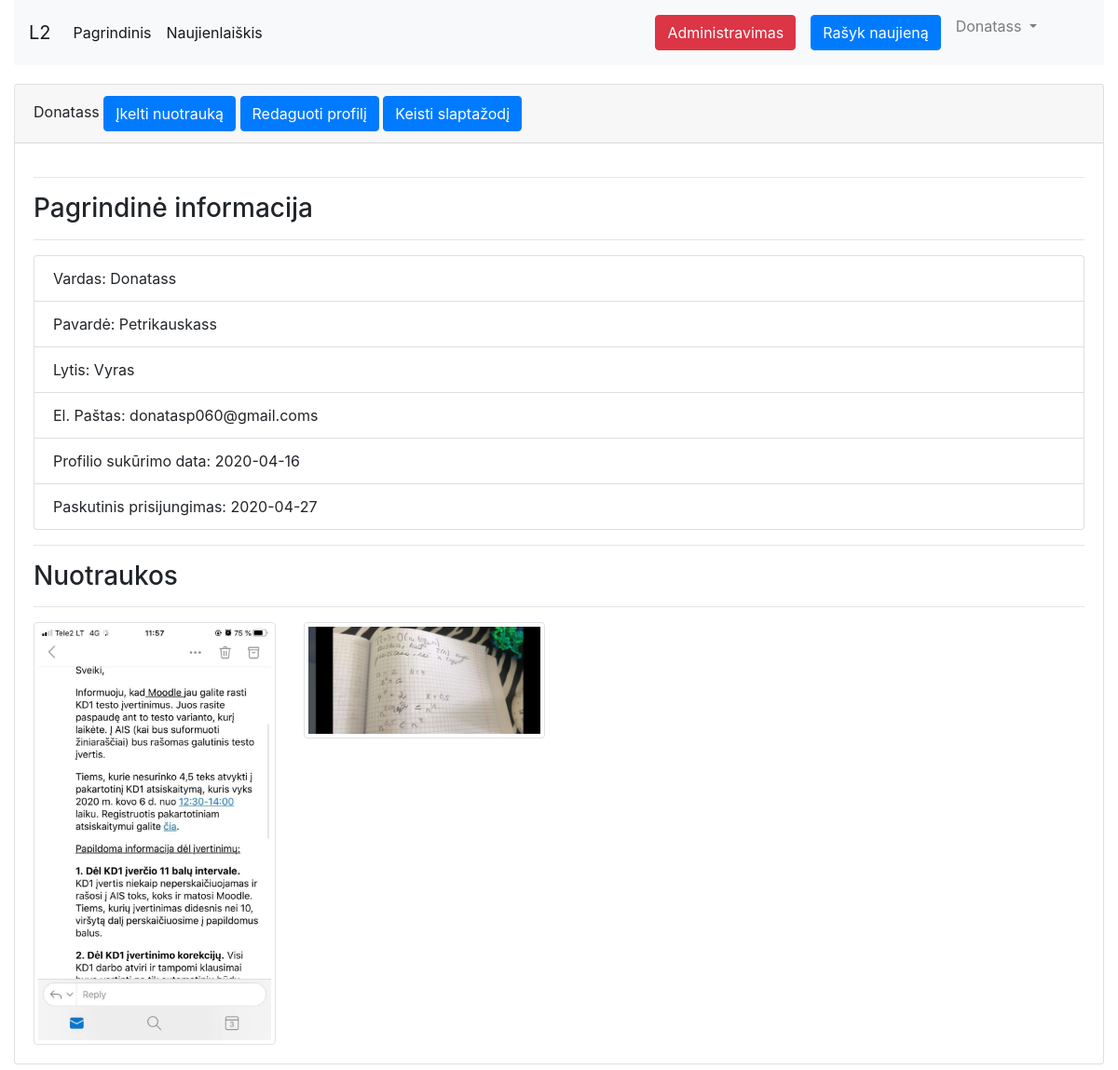
/profile.php (signed in), run on the app's committed database.
### tables this page shows
CREATE TABLE IF NOT EXISTS `user` (
  `id` int(11) NOT NULL AUTO_INCREMENT,
  `name` varchar(255) DEFAULT NULL,
  `surname` varchar(255) DEFAULT NULL,
  `email` varchar(255) DEFAULT NULL,
  `password` varchar(255) DEFAULT NULL,
  `last_login` date DEFAULT NULL,
  `created_at` date DEFAULT NULL,
  `updated_at` date DEFAULT NULL,
  `last_ip` varchar(255) DEFAULT NULL,
  `type` char(16) DEFAULT NULL,
  PRIMARY KEY (`id`)
);

CREATE TABLE IF NOT EXISTS `photo` (
  `id` int(11) NOT NULL AUTO_INCREMENT,
  `url` varchar(255) DEFAULT NULL,
  `fk_USERid` int(11) NOT NULL,
  PRIMARY KEY (`id`),
  KEY `fk_USERid` (`fk_USERid`)
);

### maincore.php (called while the page is built, shortened)
<?php
$host   = 'localhost';
$user   = 'root';
$pass   = '';
$db     = 'db_laboras';
try{
    $pdo = new PDO('mysql:host='.$host.';dbname='.$db, $user, $pass);
    $pdo->setAttribute(PDO::ATTR_ERRMODE, PDO::ERRMODE_EXCEPTION);
    $pdo->setAttribute(PDO::ATTR_EMULATE_PREPARES, false);
    $pdo->query("SET Names 'utf8'");
}catch(PDOException $e){
    die($e->getMessage());
}
if($_SESSION['login']){
    $query = $pdo->prepare("SELECT * FROM `user` WHERE `id` = ?");
    $query->execute([$_SESSION['user']]);
    $user = $query->fetch(PDO::FETCH_BOTH);
}
$query = $pdo->prepare("SELECT * FROM `future_news` WHERE `publish_date` <= ?");
$query->execute([date("Y-m-d")]);
foreach($query as $row){
    $query2 = $pdo->prepare("SELECT * FROM `news` WHERE `id` = ?");
    $query2->execute([$row['fk_NEWSid']]);
    $row2 = $query2->fetch(PDO::FETCH_BOTH);
    if($row2['status'] == 1) {
        $query = $pdo->prepare("UPDATE `news` SET `updated_at` = ? WHERE `id` = ?");
        $query->execute([date("Y-m-d"), $row['fk_NEWSid']]);
        $query = $pdo->prepare("DELETE FROM `future_news` WHERE `id` = ?");
        $query->execute([$row['id']]);
    }
}

### functions.php (called while the page is built, shortened)
<?php
function is_admin(int $userid) : bool
{
    require('maincore.php');
    $query = $pdo->prepare("SELECT * FROM `admin` WHERE `fk_USERid` = ?");
    $query->execute([$userid]);
    if($query->rowCount() > 0) return true;
    return false;
}
function gender($type){
    switch($type){
        case '0': return 'Vyras';
    }
}
function user_exist(int $id) : bool
{
    require 'maincore.php';
    $query = $pdo->prepare("SELECT * FROM `user` WHERE `id` = ?");
    $query->execute(array($id));
    if($query->rowCount() > 0) return true;
    return false;
}
function user($id){
    require('maincore.php');
    $query = $pdo->prepare("SELECT * FROM `user` WHERE `id` =?");
    $query->execute([$id]);
    return $query->fetch(PDO::FETCH_BOTH);
}

### profile.php (the view, shortened to what this page needs)
<?php
require_once('head.php');
if(isset($_GET['id'])) $id = $_GET['id'];
else $id = $_SESSION['user'];
$profile = user($id);
?>
    <div class="row">
    <div class="col-md-12">
        <div class="card">
            <div class="card-header">
                <?=$profile['name'];?>
                <?php
                if($id == $_SESSION['user'])
                {
                    echo '
                        <a href="upload-photo.php"><button class="btn btn-primary">Įkelti nuotrauką</button></a>
                        <a href="edit-profile.php"><button class="btn btn-primary">Redaguoti profilį</button></a>
                        <a href="change-password.php"><button class="btn btn-primary">Keisti slaptažodį</button></a>
                    ';
                }
                ?>
            </div>
            <div class="card-body">
                <hr>
                <h3>Pagrindinė informacija</h3>
                <hr>
                <ul class="list-group">
                    <li class="list-group-item">Vardas: <?=$profile['name'];?></li>
                    <li class="list-group-item">Pavardė: <?=$profile['surname'];?></li>
                    <li class="list-group-item">Lytis: <?=gender($profile['type']);?></li>
                    <li class="list-group-item">El. Paštas: <?=$profile['email'];?></li>
                    <li class="list-group-item">Profilio sukūrimo data: <?=$profile['created_at'];?></li>
                    <li class="list-group-item">Paskutinis prisijungimas: <?=$profile['last_login'];?></li>
                </ul>
                <hr>
                <h3>Nuotraukos</h3>
                <hr>
                <div class="row">
                <?php
                $query = $pdo->prepare("SELECT * FROM `photo` WHERE `fk_USERid` = ?");
                $query->execute([$id]);
                foreach($query as $row){
                    echo '<div class="col-md-3"><a href="'.$row['url'].'" data-lightbox="roadtrip"><img class="img-thumbnail" src="'.$row['url'].'" alt="Nuotrauka"/></a></div>';
                }
                ?>
                </div>
            </div>
        </div>
    </div>
<?php
include('footer.php');
?>

### head.php (shortened to what this page needs)
<!DOCTYPE html>
<html lang="en">
<?php
require_once('maincore.php');
require_once('functions.php');
?>
<head>
    <link rel="stylesheet" type="text/css" href="css/bootstrap.css">
    <link rel="stylesheet" type="text/css" href="css/main.css">
    <link href="css/lightbox.css" rel="stylesheet" />
    <link href="https://cdn.jsdelivr.net/gh/gitbrent/bootstrap4-toggle@3.6.1/css/bootstrap4-toggle.min.css" rel="stylesheet">
</head>
<body>
<div class="container-fluid">
    <nav class="navbar navbar-expand-lg navbar-light bg-light">
        <a class="navbar-brand" href="#">L2</a>
        <div class="collapse navbar-collapse" id="navbarSupportedContent">
            <ul class="navbar-nav mr-auto">
                <li class="nav-item active">
                    <a class="nav-link" href="index.php">Pagrindinis <span class="sr-only">(current)</span></a>
                </li>
                <li class="nav-item active">
                    <a class="nav-link" href="subscription.php">Naujienlaiškis</a>
                </li>
            </ul>
            <ul class="navbar-nav mr-5">
                <?php
                if(!$_SESSION['login']){
                echo '
                <li class="nav-item">
                    <a class="nav-link" href="login.php">Prisijungimas</a>
                </li>
                <li class="nav-item">
                    <a class="nav-link" href="register.php">Registracija</a>
                </li>';
                }else{
                    if(is_admin($_SESSION['user'])){
                        echo '
                       <li class="nav-item">
                        <a class="nav-link" href="admin/index.php"><button class="btn btn-danger">Administravimas</button></a>
                       </li>';
                    }
                    echo '
                   <li class="nav-item">
                    <a class="nav-link" href="addnews.php"><button class="btn btn-primary">Rašyk naujieną</button></a>
                   </li>
                   <li class="nav-item dropdown">
                    <a class="nav-link dropdown-toggle" href="#" id="navbarDropdown" role="button" data-toggle="dropdown" aria-haspopup="true" aria-expanded="false">
                      '.$user['name'].'
                    </a>
                    <div class="dropdown-menu" aria-labelledby="navbarDropdown">
                      <a class="dropdown-item" href="profile.php">Profilis</a>
                      <a class="dropdown-item" href="edit-profile.php">Profilio redagavimas</a>
                      <a class="dropdown-item" href="logout.php">Atsijungti</a>
                    </div>
                  </li>';
                }
                ?>
            </ul>
        </div>
    </nav>

### footer.php (shortened to what this page needs)
</div>
</body>
</html>

### css/main.css (style rules this page uses)
nav { margin-bottom: 20px; }
.card { margin-bottom: 20px; }
.active a { color: #fff; }

### data on the page
user: name "Donatass", surname "Petrikauskass", type "Vyras", email "donatasp060@gmail.coms", created_at "2020-04-16", last_login "2020-04-27"
photo: url (picture)
photo: url (picture)
